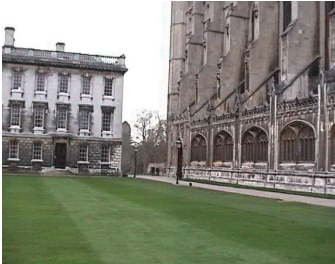
#> input picture a.png, 335 x 264 px
$ jupyter execute --allow-errors lab3.ipynb
#> lines starting #> are read from the running program, lines starting #| are printed output that depends on the picture
### utils.py
from functools import reduce
from itertools import product
from typing import Optional

import numpy as np
import seaborn as sns
from matplotlib import pyplot as plt
from matplotlib.axes import Axes

Image = np.ndarray


# [5 lines left out: function int2float, not called in this run]


def float2int(image: np.ndarray) -> np.ndarray:
    return (image*256).astype(np.uint8)


def panels() -> tuple[Axes, Axes]:
    fig = plt.figure(figsize=(12, 6))
    return fig.subplots(1, 2)


# [17 lines left out: functions imshow, plot, not called in this run]


def pad(image: np.ndarray, vertical: int, horizontal: Optional[int] = None):
    padding = [(vertical,)*2, (horizontal or vertical,)*2]
    for _ in range(len(image.shape)-2):
        padding.append((0, 0))
    return np.pad(image, padding, mode='edge')


def linear(image: np.ndarray, kernel: np.ndarray) -> np.ndarray:
    w, h, *_ = image.shape
    assert kernel.shape[0] == kernel.shape[1]
    k, *_ = kernel.shape
    padded = pad(image, k//2)
    return reduce(np.add, (
        padded[x:x+w, y:y+h, ...] * mul
        for mul, (x, y) in zip(
            kernel.ravel(),
            product(range(k), repeat=2)
        )
    ))


# [28 lines left out: functions convolution, demo, to_matrix, not called in this run]


def is_matrix():
    pass


def intensity_image(image: np.ndarray) -> np.ndarray:
    return np.mean(image, axis=2)


def sobel(image: np.ndarray) -> tuple[np.ndarray, np.ndarray]:
    operator = np.array([
        [1, 0, -1],
        [2, 0, -2],
        [1, 0, -1]
    ])

    return linear(image, operator), linear(image, operator.T)

### filters.py
from functools import reduce
from itertools import product
import numpy as np

from utils import pad, intensity_image, sobel, convolution

def absdif(left: np.ndarray, right: np.ndarray) -> np.ndarray:
    return np.abs(left-right)

def linear(image: np.ndarray, kernel: np.ndarray) -> np.ndarray:
    w, h, *_ = image.shape
    assert len(kernel.shape) == 2
    k_w, k_h = kernel.shape
    padded = pad(image, k_w//2, k_h//2)
    return reduce(np.add, (
        padded[x:x+w, y:y+h, ...] * mul
        for mul, (x, y) in zip(
            kernel.ravel(),
            product(range(k_w), range(k_h))
        )
    ))


def average(image: np.ndarray, size: int) -> np.ndarray:
    kernel = np.full((size, size), size**-2)
    return linear(image, kernel)


# [9 lines left out: function median, not called in this run]

def binary(image: np.ndarray, treshold: float) -> np.ndarray:
    return np.where(image > treshold, 1., 0.)

def G1(loc: float, scale: float, x: np.ndarray) -> np.ndarray:
    return np.exp(-0.5 * ((x-loc)/scale)**2) / np.sqrt(2*np.pi) / scale


def blur(image: np.ndarray, scale: float) -> np.ndarray:
    x = np.arange(np.floor(-3*scale), np.ceil(3*scale)+1)
    kernel = G1(0, scale, x)[..., np.newaxis]
    kernel /= sum(kernel)
    print(f"Kernel size {len(kernel)}")
    return linear(linear(image, kernel), kernel.T)

# [13 lines left out: function soft, not called in this run]

def unsharp(image: np.ndarray, radius: float, amount: float) -> np.ndarray:
    blurred = blur(image, radius)
    return image + (image - blurred) * amount

def harris(image: np.ndarray, a=0.04, threshold=0.01)-> np.ndarray:
    if image.ndim == 3:
        image = intensity_image(image)
    Ix, Iy = sobel(image)

    Ix2 = Ix ** 2
    Iy2 = Iy ** 2
    Ixy = Ix * Iy

    Sx2 = blur(Ix2, scale=1)
    Sy2 = blur(Iy2, scale=1)
    Sxy = blur(Ixy, scale=1)

    det = Sx2 * Sy2 - Sxy ** 2
    trace = Sx2 + Sy2
    res = det - a * trace ** 2

    corners = np.zeros_like(res)
    corners[res > threshold * np.max(res)] = 1

    return corners


def DoG(image: np.ndarray, sigma=1, alpha=1.6) -> np.ndarray:
    shakal1 = blur(image, scale=sigma)
    shakal10 = blur(image,scale=sigma*alpha)
    return shakal10 - shakal1


### lab3.ipynb
[cell 1]
from functools import partial

import numpy as np
import seaborn as sns
from ipywidgets import FloatSlider, IntSlider, interact, interactive, Checkbox, Textarea, Button, FloatText, VBox, HBox
from matplotlib import pyplot as plt

import filters
import noise
from utils import imshow, panels, convolution
from filters import harris, DoG

[cell 2]
WindowSlider = partial(
    IntSlider, value=3, min=1, max=21, step=2, description="Окно"
)
RadiusSlider = partial(FloatSlider, min=0.1, value=1, max=5)
AmountSlider = partial(FloatSlider, value=1, min=0, max=5)
BoolSlider = partial(Checkbox, value=False)

[cell 3]
sns.set_theme()

[cell 4]
image = plt.imread('a.png')[:,:,:3]
#> the sliders are set to 
#> the sliders are set to 
# image = plt.imread('lenna.jpg') / 256

## 1.

#> (a cell that did not finish here is left out)

## 2.

[cell 6]
def get_matrix_array(matrix_widgets):
    matrix = np.array([[widget.value for widget in row.children] for row in matrix_widgets.children])
    return matrix

def create_matrix_input(n):
    matrix = []

    for i in range(n):
        row = []
        for j in range(n):
            row.append(FloatText(value=1))#, description=f'({i},{j}):'))
        matrix.append(row)
    matrix_layout = VBox([HBox(row) for row in matrix])
    return matrix_layout

[cell 7]
def second(normalize,half,kernel):
    img = image.copy()
    img = convolution(img,kernel)
    if half:
        img += 0.5
    if normalize:
        mx = np.max(img)
        img = img * 1 / mx if mx > 0 else img
    imshow(img)

#> (a cell that did not finish here is left out)

#> the sliders are set to 
    display(matrix_widgets)
    button = Button(description="Пересчитать")
    display(button)

    kernel = np.array([[float(widget.value) for widget in row.children] for row in matrix_widgets.children])


    second(normalize,half,kernel)
    def on_button_click(b):
        values = [[float(widget.value) for widget in row.children] for row in matrix_widgets.children]
        kernel = np.array(values)
        display(kernel)
        second(normalize,half,kernel)

    button.on_click(on_button_click)

# 3. Харрис

#> (a cell that did not finish here is left out)

#> in pad, `return np.pad(image, padding, mode='edge')`:
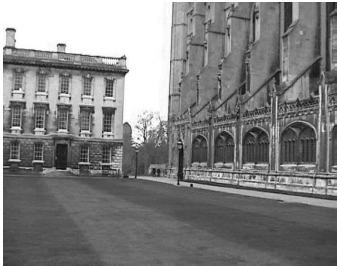
#> returned value: shape (266, 337) float32; min 0.0523, max 1, mean 0.506
#> in linear (call 2), `return reduce(np.add, ( padded[x:x+w, y:y+h, ...] * mul for mul, (x, y..`:
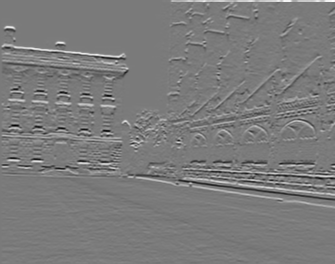
#> returned value: shape (264, 335) float32; min -3.22, max 3.46, mean 0.0195; drawn with min black and max white
#> in harris, `Ix2 = Ix ** 2`:
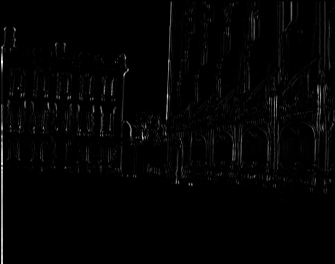
#> Ix2: shape (264, 335) float32; min 0, max 11, mean 0.173; drawn with min black and max white
#> in harris, `Iy2 = Iy ** 2`:
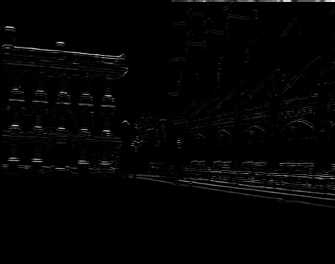
#> Iy2: shape (264, 335) float32; min 0, max 11.98, mean 0.186; drawn with min black and max white
#> in harris, `Ixy = Ix * Iy`:
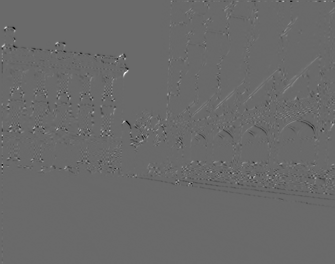
#> Ixy: shape (264, 335) float32; min -3.92, max 5.51, mean -0.000791; drawn with min black and max white
#> in pad (call 5), `return np.pad(image, padding, mode='edge')`:
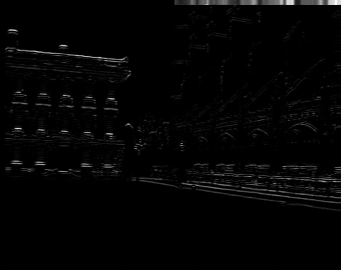
#> returned value: shape (270, 341) float32; min 0, max 11.98, mean 0.208; drawn with min black and max white
#> in linear (call 3), `return reduce(np.add, ( padded[x:x+w, y:y+h, ...] * mul for mul, (x, y..`:
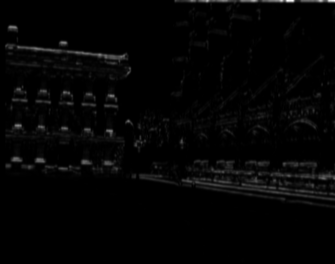
#> returned value: shape (264, 335) float32; min 0, max 9.88, mean 0.183; drawn with min black and max white
#> in linear (call 5), `return reduce(np.add, ( padded[x:x+w, y:y+h, ...] * mul for mul, (x, y..`:
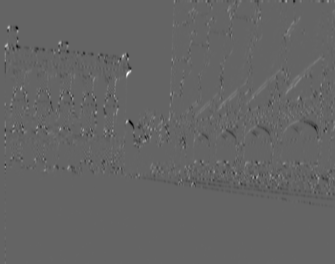
#> returned value: shape (264, 335) float32; min -2.33, max 3.57, mean -0.000957; drawn with min black and max white
#> in harris, `det = Sx2 * Sy2 - Sxy ** 2`:
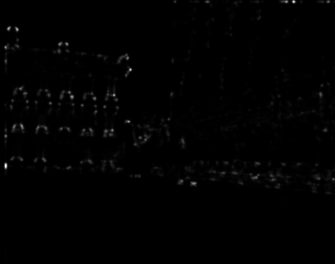
#> det: shape (264, 335) float32; min -1.01e-28, max 4.18, mean 0.0296; drawn with min black and max white
#> in harris, `trace = Sx2 + Sy2`:
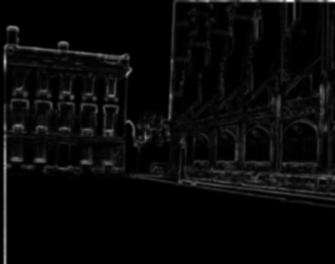
#> trace: shape (264, 335) float32; min 0, max 9.74, mean 0.355; drawn with min black and max white
#> the sliders are set to 

# 4. Dog

#> (a cell that did not finish here is left out)

$ run again, with images/lenna.jpg saved as a.png
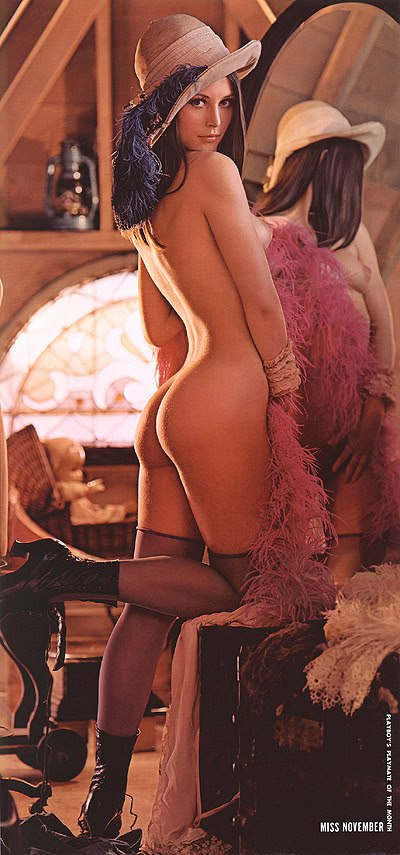
#> input picture images/lenna.jpg, 400 x 855 px
#> image is the input picture: shape (855, 400, 3) float32; mean R, G, B 0.514, 0.303, 0.26
#> in harris, `Ix2 = Ix ** 2`:
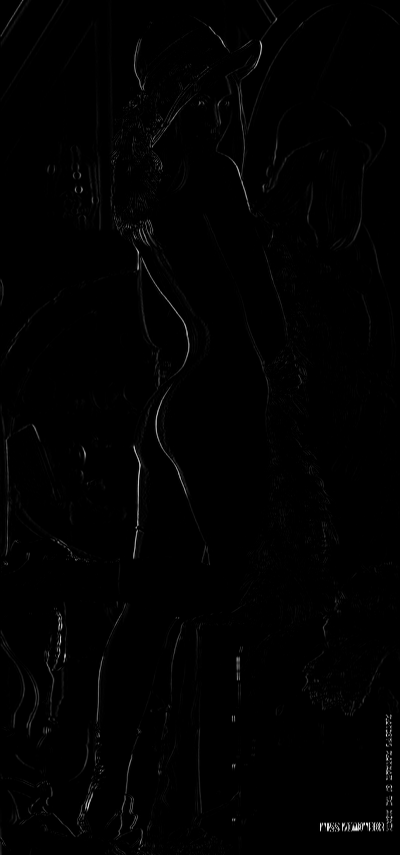
#> Ix2: shape (855, 400) float32; min 0, max 15.32, mean 0.114; drawn with min black and max white
#> in linear (call 5), `return reduce(np.add, ( padded[x:x+w, y:y+h, ...] * mul for mul, (x, y..`:
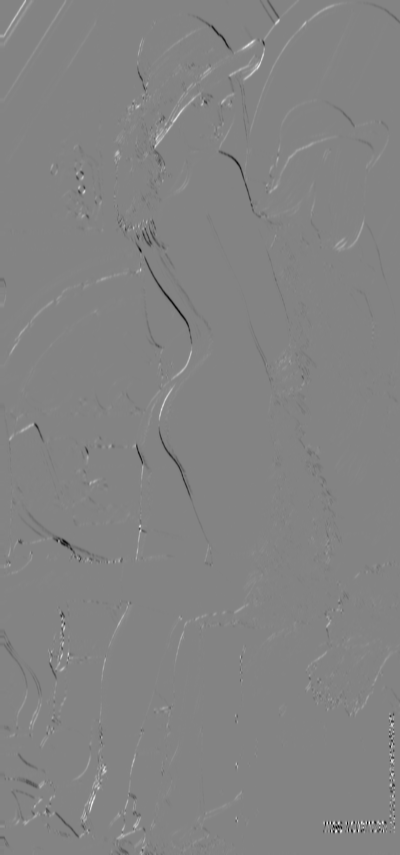
#> returned value: shape (855, 400) float32; min -3.98, max 3.72, mean 0.00194; drawn with min black and max white
